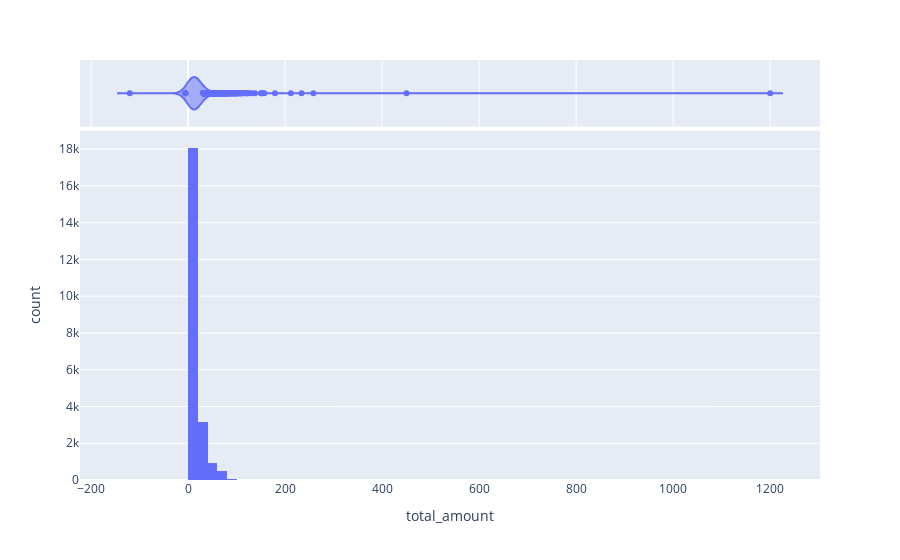

The notebook cell this image was saved under:
### Code cell
# bell curve of total_amount
px.histogram(df_total_trip, x='total_amount', nbins=100, marginal='violin')

### Figure 1 — Plotly figure (JSON) as saved in the notebook; plotly's stock layout.template omitted (floating-point values rounded to 4 significant figures; data arrays with more than 128 entries replaced by an {"elided": "..."} marker saying what was removed)
{"data": [{"alignmentgroup": "True", "bingroup": "x", "hovertemplate": "total_amount=%{x}<br>count=%{y}<extra></extra>", "legendgroup": "", "marker": {"color": "#636efa", "pattern": {"shape": ""}}, "name": "", "nbinsx": 100, "offsetgroup": "", "orientation": "v", "showlegend": false, "type": "histogram", "x": {"elided": "22699 float values"}, "xaxis": "x", "yaxis": "y"}, {"alignmentgroup": "True", "hovertemplate": "total_amount=%{x}<extra></extra>", "legendgroup": "", "marker": {"color": "#636efa"}, "name": "", "offsetgroup": "", "scalegroup": "x", "showlegend": false, "type": "violin", "x": {"elided": "22699 float values"}, "xaxis": "x2", "yaxis": "y2"}], "layout": {"barmode": "relative", "legend": {"tracegroupgap": 0}, "margin": {"t": 60}, "xaxis": {"anchor": "y", "domain": [0, 1], "title": {"text": "total_amount"}}, "xaxis2": {"anchor": "y2", "domain": [0, 1], "matches": "x", "showgrid": true, "showticklabels": false}, "yaxis": {"anchor": "x", "domain": [0, 0.8316], "title": {"text": "count"}}, "yaxis2": {"anchor": "x2", "domain": [0.8416, 1], "matches": "y2", "showgrid": false, "showline": false, "showticklabels": false, "ticks": ""}}}
